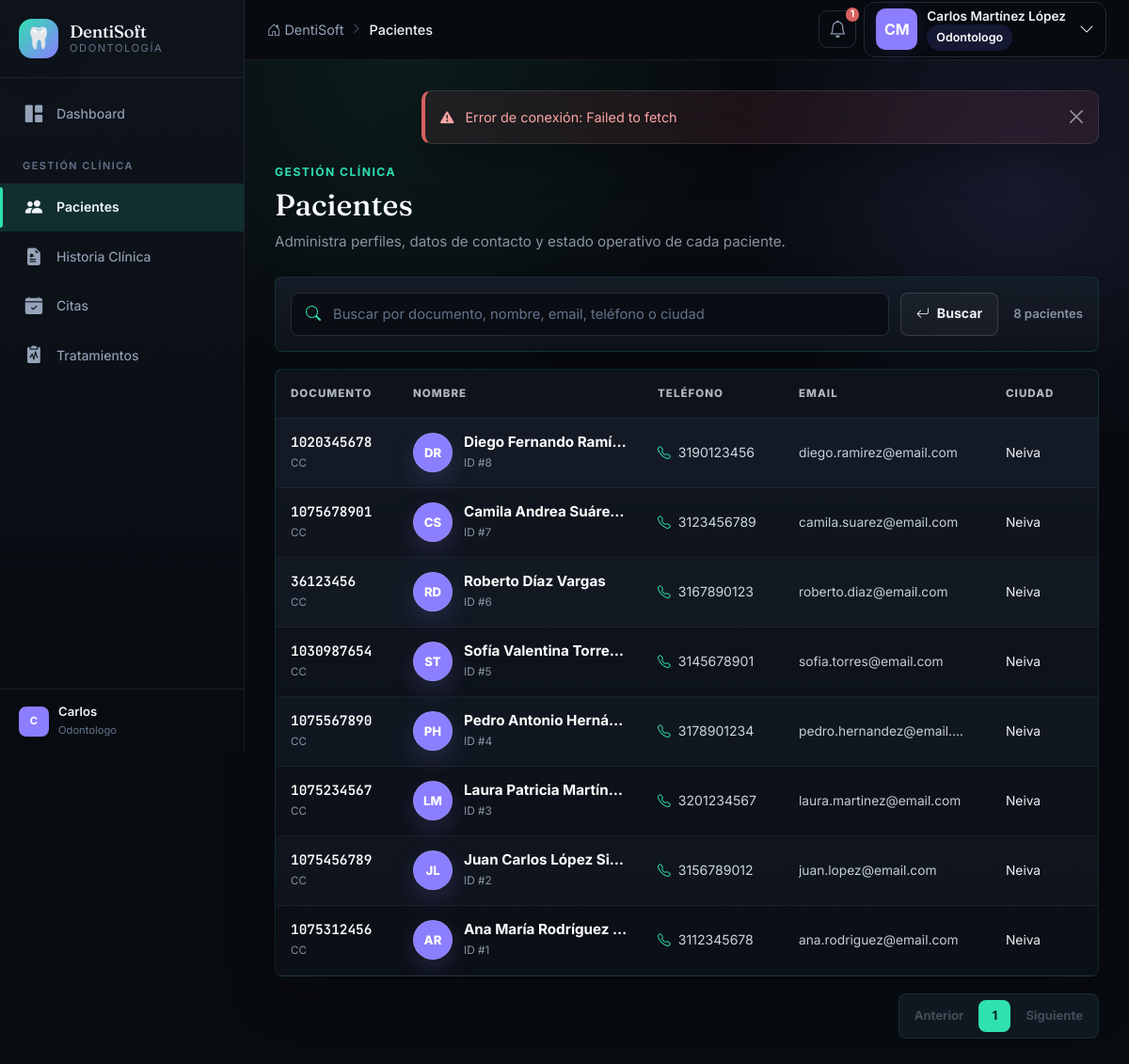
Screenshot of /modules/pacientes/index.php (signed in) with the database file from the repository.
### tables this page shows
CREATE TABLE IF NOT EXISTS pacientes (
    id INT AUTO_INCREMENT PRIMARY KEY,
    numero_documento VARCHAR(20) NOT NULL UNIQUE,
    tipo_documento ENUM('CC','TI','CE','PAS','RC') DEFAULT 'CC',
    nombre VARCHAR(100) NOT NULL,
    apellido VARCHAR(100) NOT NULL,
    fecha_nacimiento DATE,
    genero ENUM('M','F','Otro'),
    telefono VARCHAR(20),
    email VARCHAR(150),
    direccion TEXT,
    ciudad VARCHAR(100) DEFAULT 'Neiva',
    eps VARCHAR(100),
    tipo_afiliacion ENUM('contributivo','subsidiado','particular','otro') DEFAULT 'particular',
    grupo_sanguineo VARCHAR(5),
    estado ENUM('activo','inactivo') DEFAULT 'activo',
    created_at TIMESTAMP DEFAULT CURRENT_TIMESTAMP,
    updated_at TIMESTAMP DEFAULT CURRENT_TIMESTAMP ON UPDATE CURRENT_TIMESTAMP
);

### config/session.php (called while the page is built, shortened)
<?php
function currentUser(): array {
    return [
        'id'       => $_SESSION['usuario_id'] ?? null,
        'nombre'   => $_SESSION['nombre'] ?? '',
        'apellido' => $_SESSION['apellido'] ?? '',
        'rol'      => $_SESSION['rol'] ?? '',
        'rol_id'   => $_SESSION['rol_id'] ?? null,
        'email'    => $_SESSION['email'] ?? '',
    ];
}

### modules/pacientes/index.php (the view, shortened to what this page needs)
<?php
require_once __DIR__ . '/../../config/session.php';
$usuarioActual = currentUser();
$puedeEliminarPacientes = ($usuarioActual['rol'] ?? '') === 'administrador';
$search = trim((string) ($_GET['search'] ?? ''));
$page = max(1, filter_var($_GET['page'] ?? 1, FILTER_VALIDATE_INT) ?: 1);
$limit = REGISTROS_POR_PAGINA;
$where = 'WHERE 1=1';
$params = [];
try {
    $db = getDB();
    $countStmt = $db->prepare("SELECT COUNT(*) FROM pacientes $where");
    $countStmt->execute($params);
    $totalRegistros = (int) $countStmt->fetchColumn();
    $totalPaginas = max(1, (int) ceil($totalRegistros / $limit));
    $page = min($page, $totalPaginas);
    $offset = ($page - 1) * $limit;
    $stmt = $db->prepare("SELECT
            p.id,
            p.numero_documento,
            p.tipo_documento,
            p.nombre,
            p.apellido,
            p.telefono,
            p.email,
            p.ciudad,
            p.eps,
            p.estado,
            pa.id AS portal_acceso_id,
            pa.estado AS portal_estado,
            pa.ultimo_acceso AS portal_ultimo_acceso,
            pa.debe_cambiar_password AS portal_debe_cambiar_password
        FROM pacientes p
        LEFT JOIN paciente_accesos pa ON pa.paciente_id = p.id
        $where
        ORDER BY p.created_at DESC, p.id DESC
        LIMIT :limit OFFSET :offset");
    $stmt->bindValue(':limit', $limit, PDO::PARAM_INT);
    $stmt->bindValue(':offset', $offset, PDO::PARAM_INT);
    $stmt->execute();
    $pacientes = $stmt->fetchAll();
} catch (PDOException $e) {
    error_log('Pacientes Index error: ' . $e->getMessage());
    $pacientes = [];
    $totalRegistros = 0;
    $totalPaginas = 1;
}
function esc(mixed $value): string {
    return htmlspecialchars((string) ($value ?? ''), ENT_QUOTES | ENT_SUBSTITUTE, 'UTF-8');
}
function pacienteIniciales(array $paciente): string {
    $nombre = trim((string) ($paciente['nombre'] ?? ''));
    $apellido = trim((string) ($paciente['apellido'] ?? ''));
    $iniciales = mb_substr($nombre, 0, 1) . mb_substr($apellido, 0, 1);
    return esc(mb_strtoupper($iniciales !== '' ? $iniciales : '--'));
}
?>
<?php require_once __DIR__ . '/../../includes/header.php'; ?>
<div class="pacientes-page">
    <section class="patients-header">
        <div>
            <span class="patients-kicker">Gestión clínica</span>
            <h1>Pacientes</h1>
            <p>Administra perfiles, datos de contacto y estado operativo de cada paciente.</p>
        </div>
    </section>
    <section class="patients-toolbar" aria-label="Filtros de pacientes">
        <form id="pacientesSearchForm" method="GET" action="index.php" class="patients-search-form">
            <div class="patients-search">
                <i class="bi bi-search" aria-hidden="true"></i>
                <input
                    id="searchPacientes"
                    type="search"
                    name="search"
                    autocomplete="off"
                    placeholder="Buscar por documento, nombre, email, teléfono o ciudad"
                    value="<?= esc($search) ?>"
                    aria-label="Buscar pacientes">
            </div>
            <button type="submit" class="patients-filter-button">
                <i class="bi bi-arrow-return-left" aria-hidden="true"></i>
                <span>Buscar</span>
            </button>
        </form>
        <div class="patients-count" id="pacientesResultCount" aria-live="polite">
            <?= number_format($totalRegistros) ?> pacientes
        </div>
    </section>
    <section class="patients-table-shell" aria-label="Listado de pacientes">
        <div class="patients-table-scroll">
            <table class="patients-table">
                <thead>
                    <tr>
                        <th class="col-doc">Documento</th>
                        <th class="col-name">Nombre</th>
                        <th class="col-phone">Teléfono</th>
                        <th class="col-email">Email</th>
                        <th class="col-city">Ciudad</th>
                    </tr>
                </thead>
                <tbody id="pacientesTableBody" data-can-delete="<?= $puedeEliminarPacientes ? '1' : '0' ?>">
                    <?php if (empty($pacientes)): ?>
                        <tr>
                            <td colspan="11">
                                <div class="patients-empty">
                                    <i class="bi bi-person-vcard" aria-hidden="true"></i>
                                    <strong>No se encontraron pacientes</strong>
                                    <span>Prueba con otro documento, nombre, teléfono o ciudad.</span>
                                </div>
                            </td>
                        </tr>
                    <?php else: ?>
                        <?php foreach ($pacientes as $paciente): ?>
                            <tr data-paciente-id="<?= esc($paciente['id']) ?>">
                                <td class="col-doc">
                                    <span class="patient-doc"><?= esc($paciente['numero_documento']) ?></span>
                                    <small><?= esc($paciente['tipo_documento'] ?: 'CC') ?></small>
                                </td>
                                <td class="col-name">
                                    <div class="patient-cell">
                                        <div class="patient-avatar"><?= pacienteIniciales($paciente) ?></div>
                                        <div class="patient-copy">
                                            <strong><?= esc(trim(($paciente['nombre'] ?? '') . ' ' . ($paciente['apellido'] ?? ''))) ?></strong>
                                            <span>ID #<?= esc($paciente['id']) ?></span>
                                        </div>
                                    </div>
                                </td>
                                <td class="col-phone">
                                    <span class="patient-phone"><i class="bi bi-telephone" aria-hidden="true"></i><?= esc($paciente['telefono'] ?: '-') ?></span>
                                </td>
                                <td class="col-email"><span class="patient-email" title="<?= esc($paciente['email'] ?: '-') ?>"><?= esc($paciente['email'] ?: '-') ?></span></td>
                                <td class="col-city"><?= esc($paciente['ciudad'] ?: '-') ?></td>
                            </tr>
                        <?php endforeach; ?>
                    <?php endif; ?>
                </tbody>
            </table>
        </div>
    </section>
    <nav class="patients-pagination" id="pacientesPagination" aria-label="Paginación pacientes">
        <ul>
            <li class="<?= $page <= 1 ? 'disabled' : '' ?>">
                <a href="?search=<?= urlencode($search) ?>&page=<?= $page - 1 ?>" data-page="<?= max(1, $page - 1) ?>">Anterior</a>
            </li>
            <?php for ($i = 1; $i <= $totalPaginas; $i++): ?>
                <li class="<?= $i === $page ? 'active' : '' ?>">
                    <a href="?search=<?= urlencode($search) ?>&page=<?= $i ?>" data-page="<?= $i ?>"><?= $i ?></a>
                </li>
            <?php endfor; ?>
            <li class="<?= $page >= $totalPaginas ? 'disabled' : '' ?>">
                <a href="?search=<?= urlencode($search) ?>&page=<?= min($totalPaginas, $page + 1) ?>" data-page="<?= min($totalPaginas, $page + 1) ?>">Siguiente</a>
            </li>
        </ul>
    </nav>
</div>
<?php require_once __DIR__ . '/../../includes/footer.php'; ?>

### assets/css/style.css (style rules this page uses)
:root { --primary: #6366f1; --primary-hover: #5558e6; --primary-light: #818cf8; --primary-bg: rgba(99, 102, 241, 0.08); --primary-border: rgba(99, 102, 241, 0.25); --accent: #00BFA6; --accent-hover: #00a892; --accent-light: #34d9c3; --bg-body: #0f172a; --bg-sidebar: #111827; --bg-card: rgba(30, 41, 59, 0.65); --bg-card-solid: #1e293b; --bg-input: rgba(15, 23, 42, 0.6); --bg-hover: rgba(99, 102, 241, 0.08); --bg-navbar: rgba(17, 24, 39, 0.85); --text-primary: #f1f5f9; --text-secondary: #94a3b8; --text-muted: #64748b; --text-heading: #e2e8f0; --border-color: rgba(51, 65, 85, 0.6); --border-light: rgba(99, 102, 241, 0.15); --success: #2FAF7C; --success-bg: rgba(47, 175, 124, 0.1); --warning: #D9A247; --warning-bg: rgba(217, 162, 71, 0.1); --danger: #D9615F; --danger-bg: rgba(217, 97, 95, 0.1); --info: #5C87CE; --info-bg: rgba(92, 135, 206, 0.1); --sidebar-width: 260px; --sidebar-collapsed: 72px; --navbar-height: 64px; --border-radius: 12px; --border-radius-sm: 8px; --border-radius-lg: 16px; --shadow-sm: 0 2px 8px rgba(0, 0, 0, 0.15); --shadow-md: 0 4px 16px rgba(0, 0, 0, 0.2); --shadow-lg: 0 10px 40px rgba(0, 0, 0, 0.3); --shadow-glow: 0 0 20px rgba(99, 102, 241, 0.15); --transition: all 0.3s cubic-bezier(0.4, 0, 0.2, 1); --void: #080B10; --surface: #0F141C; --surface-2: #161D28; --surface-3: #1C2531; --border: rgba(255, 255, 255, 0.08); --border-hi: rgba(255, 255, 255, 0.14); --mint: #2FE0B0; --mint-dim: #1F9E7C; --violet: #8B7EFF; }
*, *::before, *::after { box-sizing: border-box; margin: 0; padding: 0; }
body { font-family: 'Inter', -apple-system, BlinkMacSystemFont, 'Segoe UI', sans-serif; background: var(--bg-body); color: var(--text-primary); line-height: 1.6; overflow-x: hidden; -webkit-font-smoothing: antialiased; }
a { color: var(--primary-light); text-decoration: none; transition: var(--transition); }
h1, h2, h3, h4, h5, h6 { color: var(--text-heading); font-weight: 600; }

### rows the page displays
pacientes: numero_documento "1020345678", tipo_documento "CC", pacienteIniciales($paciente) "DR", nombre+apellido "Diego Fernando Ramí…", id "8", telefono "3190123456", email "diego.ramirez@email.com", ciudad "Neiva"
pacientes: numero_documento "1075678901", tipo_documento "CC", pacienteIniciales($paciente) "CS", nombre+apellido "Camila Andrea Suáre…", id "7", telefono "3123456789", email "camila.suarez@email.com", ciudad "Neiva"
pacientes: numero_documento "36123456", tipo_documento "CC", pacienteIniciales($paciente) "RD", nombre+apellido "Roberto Díaz Vargas", id "6", telefono "3167890123", email "roberto.diaz@email.com", ciudad "Neiva"
pacientes: numero_documento "1030987654", tipo_documento "CC", pacienteIniciales($paciente) "ST", nombre+apellido "Sofía Valentina Torre…", id "5", telefono "3145678901", email "sofia.torres@email.com", ciudad "Neiva"
pacientes: numero_documento "1075567890", tipo_documento "CC", pacienteIniciales($paciente) "PH", nombre+apellido "Pedro Antonio Herná…", id "4", telefono "3178901234", email "pedro.hernandez@email.…", ciudad "Neiva"
pacientes: numero_documento "1075234567", tipo_documento "CC", pacienteIniciales($paciente) "LM", nombre+apellido "Laura Patricia Martín…", id "3", telefono "3201234567", email "laura.martinez@email.com", ciudad "Neiva"
pacientes: numero_documento "1075456789", tipo_documento "CC", pacienteIniciales($paciente) "JL", nombre+apellido "Juan Carlos López Si…", id "2", telefono "3156789012", email "juan.lopez@email.com", ciudad "Neiva"
pacientes: numero_documento "1075312456", tipo_documento "CC", pacienteIniciales($paciente) "AR", nombre+apellido "Ana María Rodríguez…", id "1", telefono "3112345678", email "ana.rodriguez@email.com", ciudad "Neiva"

### other values shown
APP_NAME "DentiSoft"
$paginaTitulo "Pacientes"
$totalNotificaciones "1"
$usuario['nombre'] . ' ' . $usuario['apellido'] "Carlos Martínez López"
$usuario['rol'] "Odontologo"
mb_substr($usuario['nombre'], 0, 1) "C"
$usuario['nombre'] "Carlos"
$totalRegistros "8"
